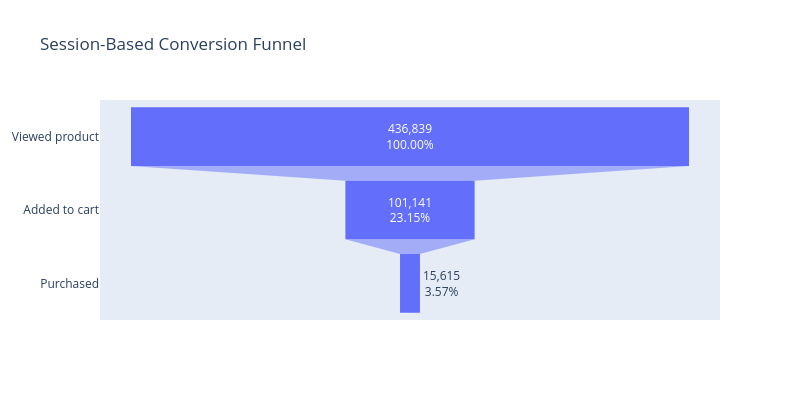

Notebook cell for this chart:
### Code cell
import plotly.graph_objects as go

funnel = (
    sessions[["viewed", "added_to_cart", "purchased"]]
    .sum()
    .rename({
        "viewed": "Viewed product",
        "added_to_cart": "Added to cart",
        "purchased": "Purchased"
    })
)
percentages = funnel / funnel.iloc[0] * 100

fig = go.Figure(
    go.Funnel(
        y=funnel.index,
        x=funnel.values,
        text=[
            f"{value:,.0f}<br>{pct:.2f}%"
            for value, pct in zip(funnel.values, percentages)
        ],
        textinfo="text"
    )
)

fig.update_layout(
    title="Session-Based Conversion Funnel",
    width=800,
    height=400
)
fig.show()

### Figure 1 — Plotly figure (JSON) as saved in the notebook; plotly's stock layout.template omitted (floating-point values rounded to 4 significant figures)
{"data": [{"text": ["436,839<br>100.00%", "101,141<br>23.15%", "15,615<br>3.57%"], "textinfo": "text", "type": "funnel", "x": [436839, 101141, 15615], "y": ["Viewed product", "Added to cart", "Purchased"]}], "layout": {"height": 400, "title": {"text": "Session-Based Conversion Funnel"}, "width": 800}}
